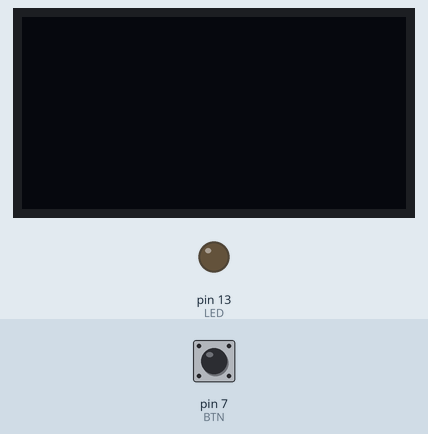
Simulated run of this sketch. Board: Arduino Uno, built with avr-gcc and run on an emulated ATmega328P. Parts: 128×64 one-colour display, output pins drawn as LEDs (lit = HIGH). The test bench sets the inputs (shaded band); at power-on: pin 7 (BTN) LOW.

Above: at 4.8 s.
4.9 s: pin 7 (BTN) pulled HIGH for 0.15 s
At 6.1 s:
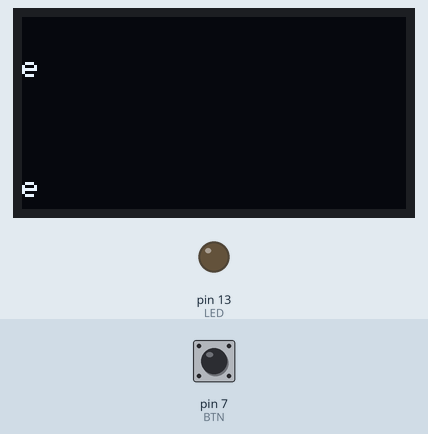
7.0 s: pin 7 (BTN) pulled HIGH for 1 s
At 8.9 s:
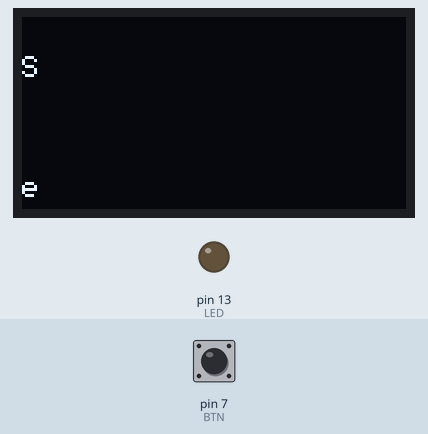
10.0 s: pin 7 (BTN) pulsed HIGH 2 times (0.12 s each, 0.3 s apart)
12.4 s: pin 7 (BTN) pulled HIGH for 3.2 s
Timing chart, 0 to 15.4 s (numbered marks = the images above; inputs shaded):
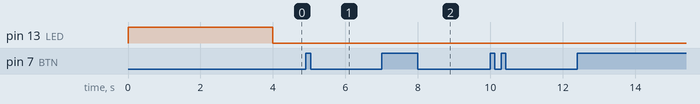

The sketch:

programaAuto.ino
```cpp
//Include the graphics library.
#include "U8glib.h" //Initialize display.
U8GLIB_SSD1306_128X64 u8g(U8G_I2C_OPT_NONE | U8G_I2C_OPT_DEV_0); // Pantalla a Utilizar

#define BTN 7
#define LED 13
//#define ledPrincipal 13
unsigned long signal_len,t1,t2;   //Variables para el tiempo que se presiona un botón

void setup(){
  pinMode(LED,OUTPUT); // lED
  pinMode(BTN,INPUT); // boton
}

boolean bandera = true;
String code = "";
String pw = "";
byte caracter=1;

void loop(){
  if(bandera){
    digitalWrite(LED, HIGH);
    delay(4000);
    digitalWrite(LED, LOW);
    bandera = false;
  }
NextDotDash:
      while (digitalRead(BTN) == LOW) {}
      t1 = millis();                            //Tiempo al presionar el botón
      //digitalWrite(LED, HIGH);               //LED encendido mientras se presiona el botón
      while (digitalRead(BTN) == HIGH) {}
      t2 = millis();                            //Tiempo en que no está presionado el botón
      //digitalWrite(LED, LOW);                //LED apagado cuando no está presionado el botón
      signal_len = t2 - t1;                     //Tiempo total en que es presionado el botón
      if (signal_len > 50)                      //Toma en cuenta el anti rebote del botón
      {
        code += readio();                       //Función para leer punto o guión
      }
      while ((millis() - t2) < 500)           //Si el tiempo entre punto o guión ingresado es mayor a 0.5 segundos, termina el bucle y recibe el siguiente alfabeto
      {
        if (digitalRead(BTN) == HIGH)
        {
          goto NextDotDash;
        }
      }


      convertor();                          //Función para descifrar el código en el alfabeto

      if(pw == "R"){
        caracter=2;
        digitalWrite(LED, HIGH);
        delay(500);
        digitalWrite(LED, LOW);
      }
      if(pw == "Re"){
        caracter=3;
        digitalWrite(LED, HIGH);
        delay(500);
        digitalWrite(LED, LOW);
      }
      if(pw == "ReI"){
        caracter=4;
        digitalWrite(LED, HIGH);
        delay(500);
        digitalWrite(LED, LOW);
      }
      if(pw == "ReIS"){
        digitalWrite(LED, HIGH);
      }
}

//Función para la lectura de puntos o guiones
char readio()
{
  if (signal_len < 600 && signal_len > 50)
  {
    return '.';                        //Si el botón es presionado menos de 0.6 segundos, será un punto
  }
  else if (signal_len > 600)
  {
    return '-';                        //Si el botón es presionado más de 0.6 segundos, será un guión
  }
}

//Función para convertir puntos y guiones en alfabeto
void convertor()
{
  static String letters[] = {".-", "-...", "-.-.", "-..", ".", "..-.", "--.", "....", "..", ".---", "-.-", ".-..", "--", "-.", "---", ".--.", "--.-",
                             ".-.", "...", "-", "..-", "...-", ".--", "-..-", "-.--", "--..", "E"
                            }; //Combinaciones para las letras

  static String alfabeto[] = {"A", "B", "C", "D", "e", "F", "G", "H", "I", "J", "K", "L", "M", "N", "Ñ", "O", "P",
                             "Q", "R", "S", "T", "U", "V", "W", "X", "Y", "E"
                            }; //letras
  int i = 0;
  if (code == ".-.-.-") //Si la secuencia es la anterior, imprimirá en pantalla un punto
  {
    Serial.print(".");
  }
  else if (code == "-.-.-.") //Si la secuencia es la anterior, imprimirá en pantalla un espacio
  {
    Serial.print(" ");
  }
  else
  {
    while (letters[i] != "E")  //Ciclo para comparar las letras del arreglo
    {
      if (letters[i] == code) //Revisa la posición en variable "letters" y la compara con el alfabeto llamado "code", mientras avanza la variable "i"
      {
        Serial.print(char('A' + i)); //Recorre el alfabeto que todos conocemos desde la "A" hasta la "Z" con la varible "i"
        u8g.firstPage(); // INICIALIZA LA PANTALLA
        do {
          u8g.setFont(u8g_font_6x10);
        pw += alfabeto[i];
        pw.remove(caracter,pw.length()-1);
          u8g.drawStr(0, 20, alfabeto[i].c_str());
          u8g.drawStr(0, 60, pw.c_str());
        } while (u8g.nextPage());
        break; //En cuanto encuentra la letra se sale del ciclo
      }
      i++;
    }
    if (letters[i] == "E") //Si el alfabeto ingresado no es ninguna de las combinaciones anteriores, entonces será "E"
    {
      Serial.println(" ");  //En este caso la "E" será ENTER o salto de línea
    }
  }
  code = "";                            //Reseteamos el alfabeto esperando que se ingrese un nuevo caracter
}
```
